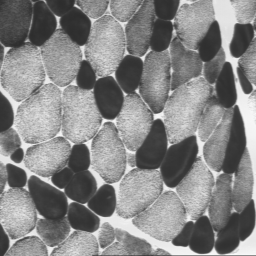
#> input picture Talleres/Taller 1/Punto 8/MUSCLE.png, 256 x 256 px
$ jupyter execute sintesis.ipynb
#> lines starting #> are read from the running program, lines starting #| are printed output that depends on the picture
[cell 1]
import cv2
import matplotlib.pyplot as plt
import numpy as np


muscle = cv2.imread("MUSCLE.png", cv2.IMREAD_GRAYSCALE)
#> muscle is the input picture: shape (256, 256); min 44, max 249, mean 133.1

plt.imshow(muscle, cmap='gray')
plt.show()

[cell 2]
hist_muscle = cv2.calcHist([muscle],[0],None,[256],[0,256])
#> hist_muscle = 256 values, max 1174 at index 57, min 0 at index 0, mean 256
plt.plot(hist_muscle)
plt.show()
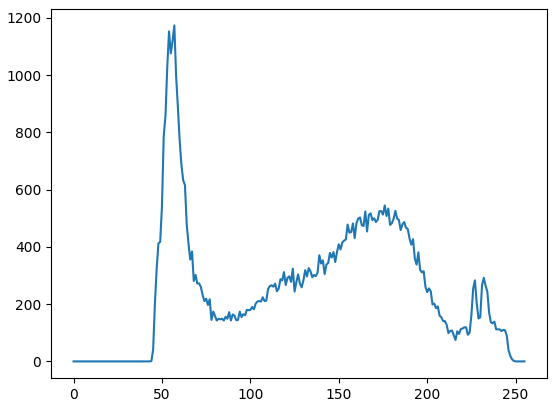
#> figure drawn by matplotlib, 1 panel; curve peaks at x = 57, y = 1174

[cell 3]
intensidades = 90

plt.imshow(muscle, cmap='gray')
plt.show()


i_arr = [[255 if (muscle[j][i] <= intensidades) else muscle[j][i]  for i in range(256)] for j in range(256)]
#> i_arr = 256 items


plt.imshow(i_arr, cmap='gray', vmin=0, vmax=255)
plt.show()
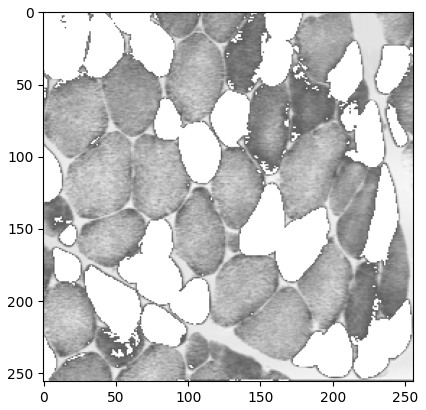
#> figure drawn by matplotlib, 1 panel

[cell 4]
# Aquí utilizamos solo operandos de la imagen original

i = [[200 for _ in range(256)] for _ in range(256)]
j = [[255 for _ in range(256)] for _ in range(256)]
n = [[1 for _ in range(256)] for _ in range(256)]


i_arr = np.array(i, dtype=np.uint8).reshape(256, 256)
j_arr = np.array(j, dtype=np.uint8).reshape(256, 256)
n_arr = np.array(n, dtype=np.uint8).reshape(256, 256)

modified = cv2.bitwise_or(muscle, i_arr)
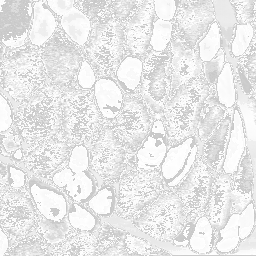
#> modified: shape (256, 256); min 200, max 255, mean 232.5
modified2 = cv2.subtract(j_arr, muscle)
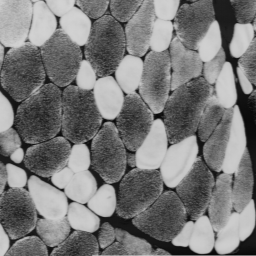
#> modified2: shape (256, 256); min 6, max 211, mean 121.9
#> j_arr: shape (256, 256); every value is 255
modified3 = cv2.subtract(modified2,muscle)
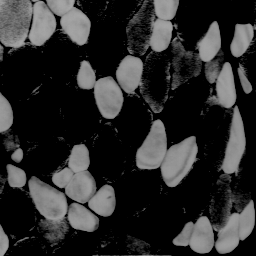
#> modified3: shape (256, 256); min 0, max 167, mean 44.3
modified4 = cv2.subtract(modified3,muscle)
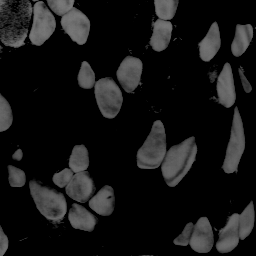
#> modified4: shape (256, 256); min 0, max 123, mean 21.7
modified6 = cv2.add(modified3,muscle)
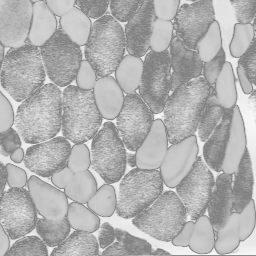
#> modified6: shape (256, 256); min 128, max 249, mean 177.4
modified7 = cv2.bitwise_and(modified2,modified6)
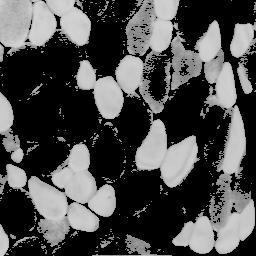
#> modified7: shape (256, 256); min 0, max 211, mean 77.2
modified_l1 = cv2.add(muscle,modified7)
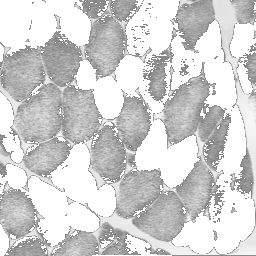
#> modified_l1: shape (256, 256); min 128, max 255, mean 210.3

plt.imshow(modified_l1, cmap='gray', vmin=0, vmax=255)
plt.show()
